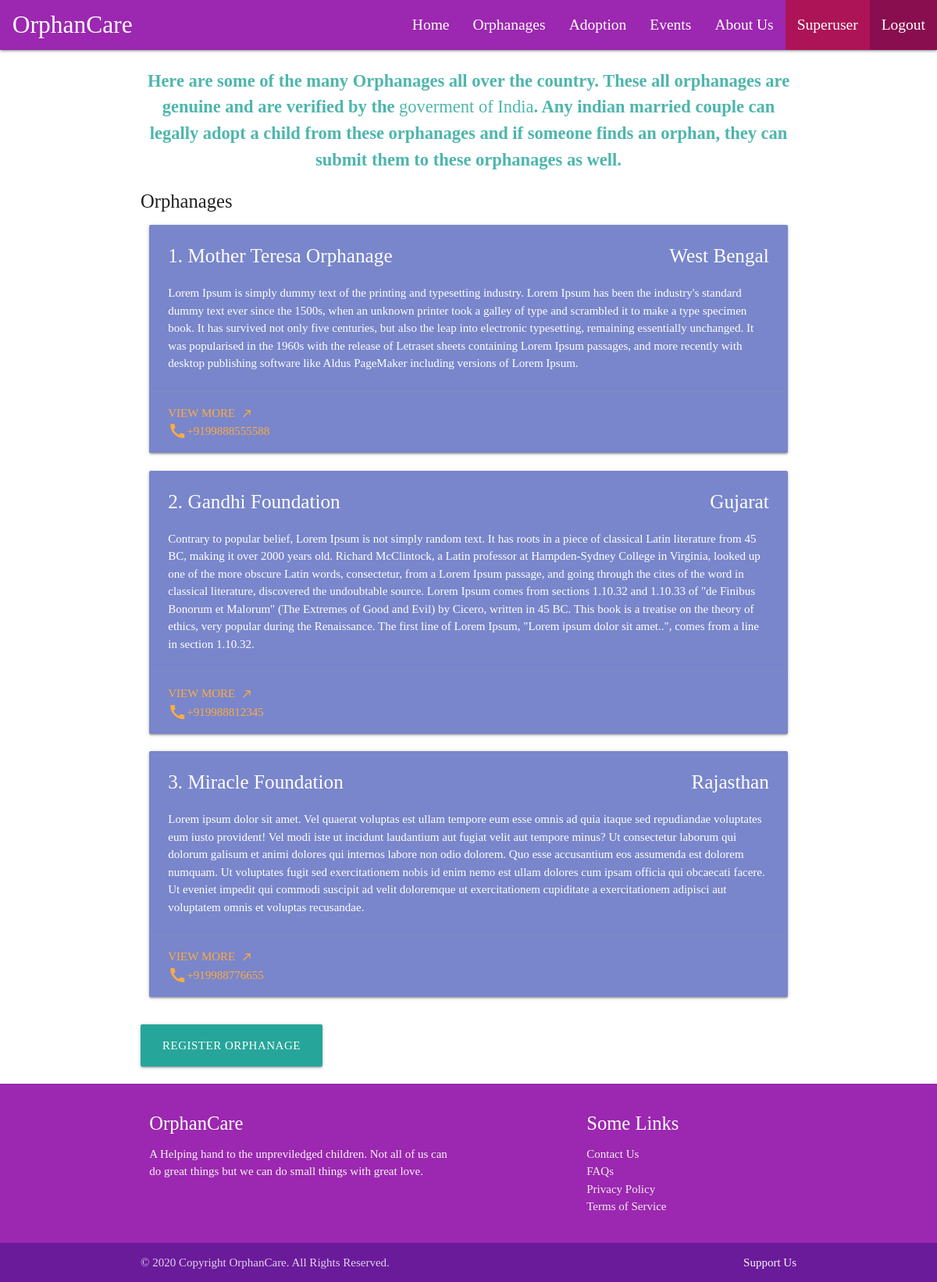
The page /orphanages (signed in) on the database its author committed.
### main/models.py (models this page shows, shortened)
class Orphanage(models.Model):
	orphanage_name = models.CharField(max_length=200)
	image = models.ImageField(upload_to="orphanage/images/")
	establish_date = models.DateField(default=datetime.date(datetime.now()))
	about = models.TextField()
	address = models.TextField()
	state = models.CharField(max_length=35, choices=states_choices)
	contact_no = models.CharField(max_length=15)
	site_url = models.CharField(max_length=200)
	email = models.EmailField(max_length=150)
	children_count = models.PositiveIntegerField(default=0)

### main/views.py (the view)
# urls.py: path("orphanages", views.orphanages, name="orphanages"),
@login_required(login_url="/login")
def orphanages(request):
	orphanages = Orphanage.objects.all()
	context = {'orphanages': orphanages}
	return render(request, "main/orphanages.html", context)

### main/templates/main/orphanages.html
{%extends "main/header.html" %}
{% block content %}
	<p style="font-weight: bold; font-size: 150%" class="flow-text teal-text text-lighten-2 center-align">
		Here are some of the many Orphanages all over the country. These all orphanages are genuine
		and are verified by the <strong>goverment of India</strong>.
		Any indian married couple can legally adopt a child from these orphanages and if someone finds an orphan, they can submit them to these orphanages as well.
	</p>
	<h5><strong>Orphanages</strong></h5>
	<div class="row">
		{% for orp in orphanages %}
			<div class="col s12">
				<div class="card indigo lighten-2">
					<div class="card-content white-text">
					  <span class="card-title">
						<div class="row">
							<div class="grid-example col s12 m7">
								<span class="flow-text"><strong>{{forloop.counter}}. {{orp.orphanage_name}}</strong> </span>
							</div>
							<div class="grid-example col s12 m5">
								<div class="right-align">
									<span class="flow-text">{{orp.state}}</span>
								</div>
							</div>
						</div>
					  </span>
					  <p>{{orp.about}}</p>
					</div>
					<div class="card-action">
					  <a class="valign-wrapper" href="{% url 'main:orphanage_details' id=orp.id %}"> View More &nbsp;
					  	<i class="tiny material-icons">call_made</i>
					  </a>
					  <a class="valign-wrapper" href="#">
					  	<i class="material-icons">call</i>{{orp.contact_no}}
					  </a>
					</div>
				</div>
			</div>
		{% endfor %}
	</div>
	<a href="{% url 'main:orphanage_registration' %}" class="waves-effect waves-light btn-large">Register Orphanage</a>
	<br>
	<br>
{% endblock %}

### main/templates/main/header.html (shortened to what this page needs)
{% extends "main/base.html" %}
{% block base %}
	<nav class="purple">
	    <div class="nav-wrapper">
	      <a href="#!" class="brand-logo"> &nbsp; OrphanCare</a>
	      <ul class="right hide-on-med-and-down">
	        <li><a style="font-size:130%" href="/homepage">Home</a></li>
        	<li><a style="font-size:130%"  href="/orphanages">Orphanages</a></li>
        	<li><a style="font-size:130%"  href="{% url 'main:adoption' %}">Adoption</a></li>
        	<li><a style="font-size:130%"  href="/events">Events</a></li>
        	<li><a style="font-size:130%"  href="/about_us">About Us</a></li>
	        {% if user.is_authenticated %}
	             <li>
	             	<a style="font-size:130%" data-target="modal1" class=" pink darken-3 modal-trigger">{{user.username|title}}</a>
	             </li>
	             <li>
	             		<a class="pink darken-4" style="font-size:130%" href="/logout">Logout</a>
	             	</li>
	        {% else %}
	        	<li><a style="font-size:130%" href="/register">Register</a></li>
	            <li><a style="font-size:130%"  href="/login">Login</a></li>
	        {% endif %}
	      </ul>
	    </div>
  	</nav>
    <div class="container">
    	{% block content %}
	    {% endblock %}
    </div>
    <footer class="page-footer purple">
    <div class="container">
      <div class="row">
        <div class="col l6 s12">
          <h5 class="white-text">OrphanCare</h5>
          <p class="grey-text text-lighten-4"><strong>A Helping hand to the unpreviledged children. </strong> Not all of us can do great things but we can do small things with great love.</p>
        </div>
        <div class="col l4 offset-l2 s12">
          <h5 class="white-text">Some Links</h5>
          <ul>
            <li><a class="grey-text text-lighten-3" href="#!">Contact Us</a></li>
            <li><a class="grey-text text-lighten-3" href="#!">FAQs</a></li>
            <li><a class="grey-text text-lighten-3" href="#!">Privacy Policy</a></li>
            <li><a class="grey-text text-lighten-3" href="#!">Terms of Service</a></li>
          </ul>
        </div>
      </div>
    </div>
    <div class="footer-copyright purple darken-3">
      <div class="container">
      © 2020 Copyright OrphanCare. All Rights Reserved.
      <a class="grey-text text-lighten-4 right" href="#!">Support Us</a>
      </div>
    </div>
  </footer>
{% endblock %}

### main/templates/main/base.html (style rules this page uses)
body { font-family: Algerian; }

### rows shown on the page
Orphanage: orphanage_name "Mother Teresa Orphanage", state "West Bengal", about "Lorem Ipsum is simply dummy text of the printing and typesetting industry. Lorem Ipsum has been the industry's standard dummy text ever since the 1500s, when an unknown printer took a galley of type and scrambled it to make a type specimen book. It has survived not only five centuries, but also the leap into electronic typesetting, remaining essentially unchanged. It was popularised in the 1960s with the release of Letraset sheets containing Lorem Ipsum passages, and more recently with desktop publishing software like Aldus PageMaker including versions of Lorem Ipsum.", contact_no "+9199888555588"
Orphanage: orphanage_name "Gandhi Foundation", state "Gujarat", about "Contrary to popular belief, Lorem Ipsum is not simply random text. It has roots in a piece of classical Latin literature from 45 BC, making it over 2000 years old. Richard McClintock, a Latin professor at Hampden-Sydney College in Virginia, looked up one of the more obscure Latin words, consectetur, from a Lorem Ipsum passage, and going through the cites of the word in classical literature, discovered the undoubtable source. Lorem Ipsum comes from sections 1.10.32 and 1.10.33 of \"de Finibus Bonorum et Malorum\" (The Extremes of Good and Evil) by Cicero, written in 45 BC. This book is a treatise on the theory of ethics, very popular during the Renaissance. The first line of Lorem Ipsum,…", contact_no "+919988812345"
Orphanage: orphanage_name "Miracle Foundation", state "Rajasthan", about "Lorem ipsum dolor sit amet. Vel quaerat voluptas est ullam tempore eum esse omnis ad quia itaque sed repudiandae voluptates eum iusto provident! Vel modi iste ut incidunt laudantium aut fugiat velit aut tempore minus? Ut consectetur laborum qui dolorum galisum et animi dolores qui internos labore non odio dolorem. Quo esse accusantium eos assumenda est dolorem numquam. Ut voluptates fugit sed exercitationem nobis id enim nemo est ullam dolores cum ipsam officia qui obcaecati facere. Ut eveniet impedit qui commodi suscipit ad velit doloremque ut exercitationem cupiditate a exercitationem adipisci aut voluptatem omnis et voluptas recusandae.", contact_no "+919988776655"

### other values the page prints
{{ user.username|title }} "Superuser"
